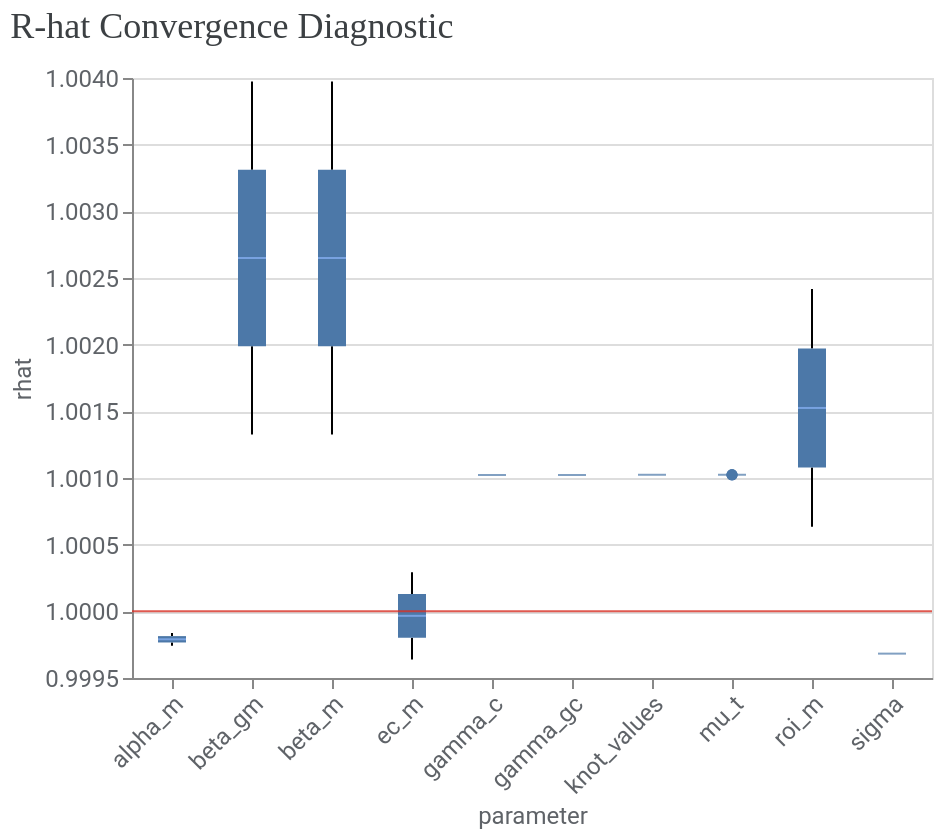

Here is the notebook cell this chart was saved with:
### Code cell
model_diagnostics = visualizer.ModelDiagnostics(mmm)
model_diagnostics.plot_rhat_boxplot()

### Figure 1 — Vega-Lite specification as saved in the notebook (floating-point values rounded to 4 significant figures; data arrays with more than 128 entries replaced by an {"elided": "..."} marker saying what was removed)
{"config": {"view": {"continuousWidth": 300, "continuousHeight": 300}, "axis": {"labelColor": "#5F6368", "labelFont": "Roboto", "labelFontSize": 12, "titleColor": "#5F6368", "titleFont": "Roboto", "titleFontSize": 12, "titleFontWeight": "normal"}}, "layer": [{"data": {"name": "data-b1191820d2ac55a436cfedb4e1b9b03a"}, "mark": {"type": "boxplot", "median": {"color": "#8AB4F8"}, "outliers": {"filled": true}}, "encoding": {"x": {"axis": {"labelAngle": -45}, "field": "parameter", "type": "nominal"}, "y": {"field": "rhat", "scale": {"zero": false}, "type": "quantitative"}}}, {"data": {"name": "empty"}, "mark": {"type": "rule", "color": "#D93025", "opacity": 0.8}, "encoding": {"y": {"datum": 1}}}], "title": {"text": "R-hat Convergence Diagnostic", "anchor": "start", "color": "#3C4043", "font": "Google Sans Display", "fontSize": 18, "fontWeight": "normal", "offset": 10}, "width": 400, "$schema": "https://vega.github.io/schema/vega-lite/v5.20.1.json", "datasets": {"data-b1191820d2ac55a436cfedb4e1b9b03a": {"elided": "380 records"}, "empty": [{}]}}
